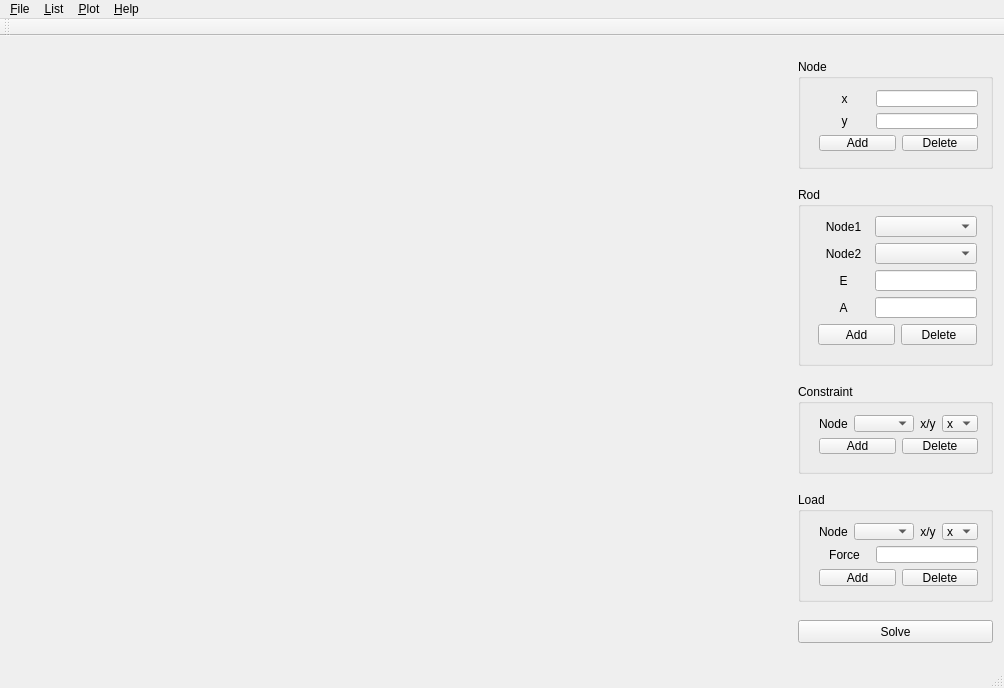
<?xml version="1.0" encoding="UTF-8"?>
<ui version="4.0">
 <class>MainWindow</class>
 <widget class="QMainWindow" name="MainWindow">
  <property name="geometry">
   <rect>
    <x>0</x>
    <y>0</y>
    <width>1000</width>
    <height>688</height>
   </rect>
  </property>
  <property name="windowTitle">
   <string>MainWindow</string>
  </property>
  <widget class="QWidget" name="centralWidget">
   <layout class="QGridLayout" name="gridLayout">
    <item row="0" column="1">
     <widget class="QGroupBox" name="NodeGB">
      <property name="sizePolicy">
       <sizepolicy hsizetype="Preferred" vsizetype="Preferred">
        <horstretch>1</horstretch>
        <verstretch>3</verstretch>
       </sizepolicy>
      </property>
      <property name="minimumSize">
       <size>
        <width>195</width>
        <height>110</height>
       </size>
      </property>
      <property name="maximumSize">
       <size>
        <width>195</width>
        <height>110</height>
       </size>
      </property>
      <property name="title">
       <string>Node</string>
      </property>
      <widget class="QWidget" name="layoutWidget">
       <property name="geometry">
        <rect>
         <x>10</x>
         <y>20</y>
         <width>181</width>
         <height>83</height>
        </rect>
       </property>
       <layout class="QVBoxLayout" name="verticalLayout">
        <item>
         <layout class="QHBoxLayout" name="horizontalLayout">
          <item>
           <widget class="QLabel" name="label">
            <property name="sizePolicy">
             <sizepolicy hsizetype="Preferred" vsizetype="Preferred">
              <horstretch>1</horstretch>
              <verstretch>0</verstretch>
             </sizepolicy>
            </property>
            <property name="text">
             <string>x</string>
            </property>
            <property name="alignment">
             <set>Qt::AlignCenter</set>
            </property>
           </widget>
          </item>
          <item>
           <widget class="QLineEdit" name="NodeXEdit">
            <property name="sizePolicy">
             <sizepolicy hsizetype="Expanding" vsizetype="Fixed">
              <horstretch>2</horstretch>
              <verstretch>0</verstretch>
             </sizepolicy>
            </property>
           </widget>
          </item>
         </layout>
        </item>
        <item>
         <layout class="QHBoxLayout" name="horizontalLayout_2">
          <item>
           <widget class="QLabel" name="label_2">
            <property name="sizePolicy">
             <sizepolicy hsizetype="Preferred" vsizetype="Preferred">
              <horstretch>1</horstretch>
              <verstretch>0</verstretch>
             </sizepolicy>
            </property>
            <property name="text">
             <string>y</string>
            </property>
            <property name="alignment">
             <set>Qt::AlignCenter</set>
            </property>
           </widget>
          </item>
          <item>
           <widget class="QLineEdit" name="NodeYEdit">
            <property name="sizePolicy">
             <sizepolicy hsizetype="Expanding" vsizetype="Fixed">
              <horstretch>2</horstretch>
              <verstretch>0</verstretch>
             </sizepolicy>
            </property>
           </widget>
          </item>
         </layout>
        </item>
        <item>
         <layout class="QHBoxLayout" name="horizontalLayout_3">
          <item>
           <widget class="QPushButton" name="NodeAddBtn">
            <property name="text">
             <string>Add</string>
            </property>
           </widget>
          </item>
          <item>
           <widget class="QPushButton" name="NodeDelBtn">
            <property name="text">
             <string>Delete</string>
            </property>
           </widget>
          </item>
         </layout>
        </item>
       </layout>
      </widget>
     </widget>
    </item>
    <item row="0" column="0" rowspan="5">
     <widget class="CanvasWidget" name="Canvas" native="true">
      <property name="sizePolicy">
       <sizepolicy hsizetype="Preferred" vsizetype="Preferred">
        <horstretch>4</horstretch>
        <verstretch>0</verstretch>
       </sizepolicy>
      </property>
      <property name="minimumSize">
       <size>
        <width>781</width>
        <height>536</height>
       </size>
      </property>
     </widget>
    </item>
    <item row="2" column="1">
     <widget class="QGroupBox" name="ConstraintGB">
      <property name="sizePolicy">
       <sizepolicy hsizetype="Preferred" vsizetype="Preferred">
        <horstretch>1</horstretch>
        <verstretch>2</verstretch>
       </sizepolicy>
      </property>
      <property name="minimumSize">
       <size>
        <width>195</width>
        <height>90</height>
       </size>
      </property>
      <property name="maximumSize">
       <size>
        <width>195</width>
        <height>90</height>
       </size>
      </property>
      <property name="title">
       <string>Constraint</string>
      </property>
      <widget class="QWidget" name="layoutWidget">
       <property name="geometry">
        <rect>
         <x>10</x>
         <y>20</y>
         <width>181</width>
         <height>61</height>
        </rect>
       </property>
       <layout class="QVBoxLayout" name="verticalLayout_3">
        <item>
         <layout class="QHBoxLayout" name="horizontalLayout_15">
          <item>
           <layout class="QHBoxLayout" name="horizontalLayout_14">
            <item>
             <widget class="QLabel" name="label_10">
              <property name="text">
               <string>Node</string>
              </property>
             </widget>
            </item>
            <item>
             <widget class="QComboBox" name="ConNodeCB">
              <property name="sizePolicy">
               <sizepolicy hsizetype="Preferred" vsizetype="Fixed">
                <horstretch>2</horstretch>
                <verstretch>0</verstretch>
               </sizepolicy>
              </property>
             </widget>
            </item>
           </layout>
          </item>
          <item>
           <layout class="QHBoxLayout" name="horizontalLayout_9">
            <item>
             <widget class="QLabel" name="label_7">
              <property name="sizePolicy">
               <sizepolicy hsizetype="Preferred" vsizetype="Preferred">
                <horstretch>0</horstretch>
                <verstretch>0</verstretch>
               </sizepolicy>
              </property>
              <property name="text">
               <string>x/y</string>
              </property>
              <property name="alignment">
               <set>Qt::AlignCenter</set>
              </property>
             </widget>
            </item>
            <item>
             <widget class="QComboBox" name="ConDirCB">
              <property name="sizePolicy">
               <sizepolicy hsizetype="Minimum" vsizetype="Fixed">
                <horstretch>0</horstretch>
                <verstretch>0</verstretch>
               </sizepolicy>
              </property>
              <property name="currentText">
               <string>x</string>
              </property>
              <property name="currentIndex">
               <number>0</number>
              </property>
              <item>
               <property name="text">
                <string>x</string>
               </property>
              </item>
              <item>
               <property name="text">
                <string>y</string>
               </property>
              </item>
             </widget>
            </item>
           </layout>
          </item>
         </layout>
        </item>
        <item>
         <layout class="QHBoxLayout" name="horizontalLayout_10">
          <item>
           <widget class="QPushButton" name="ConAddBtn">
            <property name="text">
             <string>Add</string>
            </property>
           </widget>
          </item>
          <item>
           <widget class="QPushButton" name="ConDelBtn">
            <property name="text">
             <string>Delete</string>
            </property>
           </widget>
          </item>
         </layout>
        </item>
       </layout>
      </widget>
     </widget>
    </item>
    <item row="1" column="1">
     <widget class="QGroupBox" name="RodGB">
      <property name="sizePolicy">
       <sizepolicy hsizetype="Preferred" vsizetype="Preferred">
        <horstretch>1</horstretch>
        <verstretch>4</verstretch>
       </sizepolicy>
      </property>
      <property name="minimumSize">
       <size>
        <width>195</width>
        <height>179</height>
       </size>
      </property>
      <property name="maximumSize">
       <size>
        <width>195</width>
        <height>179</height>
       </size>
      </property>
      <property name="title">
       <string>Rod</string>
      </property>
      <widget class="QWidget" name="layoutWidget">
       <property name="geometry">
        <rect>
         <x>9</x>
         <y>18</y>
         <width>181</width>
         <height>151</height>
        </rect>
       </property>
       <layout class="QVBoxLayout" name="verticalLayout_2">
        <item>
         <layout class="QHBoxLayout" name="horizontalLayout_4">
          <item>
           <widget class="QLabel" name="label_3">
            <property name="sizePolicy">
             <sizepolicy hsizetype="Preferred" vsizetype="Preferred">
              <horstretch>1</horstretch>
              <verstretch>0</verstretch>
             </sizepolicy>
            </property>
            <property name="text">
             <string>Node1</string>
            </property>
            <property name="alignment">
             <set>Qt::AlignCenter</set>
            </property>
           </widget>
          </item>
          <item>
           <widget class="QComboBox" name="RodNode1CB">
            <property name="sizePolicy">
             <sizepolicy hsizetype="Preferred" vsizetype="Fixed">
              <horstretch>2</horstretch>
              <verstretch>0</verstretch>
             </sizepolicy>
            </property>
           </widget>
          </item>
         </layout>
        </item>
        <item>
         <layout class="QHBoxLayout" name="horizontalLayout_5">
          <item>
           <widget class="QLabel" name="label_4">
            <property name="sizePolicy">
             <sizepolicy hsizetype="Preferred" vsizetype="Preferred">
              <horstretch>1</horstretch>
              <verstretch>0</verstretch>
             </sizepolicy>
            </property>
            <property name="text">
             <string>Node2</string>
            </property>
            <property name="alignment">
             <set>Qt::AlignCenter</set>
            </property>
           </widget>
          </item>
          <item>
           <widget class="QComboBox" name="RodNode2CB">
            <property name="sizePolicy">
             <sizepolicy hsizetype="Preferred" vsizetype="Fixed">
              <horstretch>2</horstretch>
              <verstretch>0</verstretch>
             </sizepolicy>
            </property>
           </widget>
          </item>
         </layout>
        </item>
        <item>
         <layout class="QHBoxLayout" name="horizontalLayout_6">
          <item>
           <widget class="QLabel" name="label_5">
            <property name="sizePolicy">
             <sizepolicy hsizetype="Preferred" vsizetype="Preferred">
              <horstretch>1</horstretch>
              <verstretch>0</verstretch>
             </sizepolicy>
            </property>
            <property name="text">
             <string>E</string>
            </property>
            <property name="alignment">
             <set>Qt::AlignCenter</set>
            </property>
           </widget>
          </item>
          <item>
           <widget class="QLineEdit" name="RodEEdit">
            <property name="sizePolicy">
             <sizepolicy hsizetype="Expanding" vsizetype="Fixed">
              <horstretch>2</horstretch>
              <verstretch>0</verstretch>
             </sizepolicy>
            </property>
           </widget>
          </item>
         </layout>
        </item>
        <item>
         <layout class="QHBoxLayout" name="horizontalLayout_7">
          <item>
           <widget class="QLabel" name="label_6">
            <property name="sizePolicy">
             <sizepolicy hsizetype="Preferred" vsizetype="Preferred">
              <horstretch>1</horstretch>
              <verstretch>0</verstretch>
             </sizepolicy>
            </property>
            <property name="text">
             <string>A</string>
            </property>
            <property name="alignment">
             <set>Qt::AlignCenter</set>
            </property>
           </widget>
          </item>
          <item>
           <widget class="QLineEdit" name="RodAEdit">
            <property name="sizePolicy">
             <sizepolicy hsizetype="Expanding" vsizetype="Fixed">
              <horstretch>2</horstretch>
              <verstretch>0</verstretch>
             </sizepolicy>
            </property>
           </widget>
          </item>
         </layout>
        </item>
        <item>
         <layout class="QHBoxLayout" name="horizontalLayout_8">
          <item>
           <widget class="QPushButton" name="RodAddBtn">
            <property name="text">
             <string>Add</string>
            </property>
           </widget>
          </item>
          <item>
           <widget class="QPushButton" name="RodDelBtn">
            <property name="text">
             <string>Delete</string>
            </property>
           </widget>
          </item>
         </layout>
        </item>
       </layout>
      </widget>
     </widget>
    </item>
    <item row="3" column="1">
     <widget class="QGroupBox" name="LoadGB">
      <property name="sizePolicy">
       <sizepolicy hsizetype="Preferred" vsizetype="Preferred">
        <horstretch>1</horstretch>
        <verstretch>3</verstretch>
       </sizepolicy>
      </property>
      <property name="minimumSize">
       <size>
        <width>195</width>
        <height>110</height>
       </size>
      </property>
      <property name="maximumSize">
       <size>
        <width>195</width>
        <height>110</height>
       </size>
      </property>
      <property name="layoutDirection">
       <enum>Qt::LeftToRight</enum>
      </property>
      <property name="title">
       <string>Load</string>
      </property>
      <property name="flat">
       <bool>false</bool>
      </property>
      <widget class="QWidget" name="layoutWidget">
       <property name="geometry">
        <rect>
         <x>10</x>
         <y>20</y>
         <width>181</width>
         <height>85</height>
        </rect>
       </property>
       <layout class="QVBoxLayout" name="verticalLayout_4">
        <item>
         <layout class="QHBoxLayout" name="horizontalLayout_17">
          <item>
           <layout class="QHBoxLayout" name="horizontalLayout_16">
            <item>
             <widget class="QLabel" name="label_11">
              <property name="text">
               <string>Node</string>
              </property>
             </widget>
            </item>
            <item>
             <widget class="QComboBox" name="LoadNodeCB">
              <property name="sizePolicy">
               <sizepolicy hsizetype="Preferred" vsizetype="Fixed">
                <horstretch>2</horstretch>
                <verstretch>0</verstretch>
               </sizepolicy>
              </property>
             </widget>
            </item>
           </layout>
          </item>
          <item>
           <layout class="QHBoxLayout" name="horizontalLayout_11">
            <item>
             <widget class="QLabel" name="label_8">
              <property name="sizePolicy">
               <sizepolicy hsizetype="Preferred" vsizetype="Preferred">
                <horstretch>1</horstretch>
                <verstretch>0</verstretch>
               </sizepolicy>
              </property>
              <property name="text">
               <string>x/y</string>
              </property>
              <property name="alignment">
               <set>Qt::AlignCenter</set>
              </property>
             </widget>
            </item>
            <item>
             <widget class="QComboBox" name="LoadDirCB">
              <property name="sizePolicy">
               <sizepolicy hsizetype="Preferred" vsizetype="Fixed">
                <horstretch>0</horstretch>
                <verstretch>0</verstretch>
               </sizepolicy>
              </property>
              <item>
               <property name="text">
                <string>x</string>
               </property>
              </item>
              <item>
               <property name="text">
                <string>y</string>
               </property>
              </item>
             </widget>
            </item>
           </layout>
          </item>
         </layout>
        </item>
        <item>
         <layout class="QHBoxLayout" name="horizontalLayout_12">
          <item>
           <widget class="QLabel" name="label_9">
            <property name="sizePolicy">
             <sizepolicy hsizetype="Preferred" vsizetype="Preferred">
              <horstretch>1</horstretch>
              <verstretch>0</verstretch>
             </sizepolicy>
            </property>
            <property name="text">
             <string>Force</string>
            </property>
            <property name="alignment">
             <set>Qt::AlignCenter</set>
            </property>
           </widget>
          </item>
          <item>
           <widget class="QLineEdit" name="LoadForceEdit">
            <property name="sizePolicy">
             <sizepolicy hsizetype="Expanding" vsizetype="Fixed">
              <horstretch>2</horstretch>
              <verstretch>0</verstretch>
             </sizepolicy>
            </property>
           </widget>
          </item>
         </layout>
        </item>
        <item>
         <layout class="QHBoxLayout" name="horizontalLayout_13">
          <item>
           <widget class="QPushButton" name="LoadAddBtn">
            <property name="text">
             <string>Add</string>
            </property>
           </widget>
          </item>
          <item>
           <widget class="QPushButton" name="LoadDelBtn">
            <property name="text">
             <string>Delete</string>
            </property>
           </widget>
          </item>
         </layout>
        </item>
       </layout>
      </widget>
     </widget>
    </item>
    <item row="4" column="1">
     <widget class="QPushButton" name="SolveBtn">
      <property name="sizePolicy">
       <sizepolicy hsizetype="Preferred" vsizetype="Preferred">
        <horstretch>1</horstretch>
        <verstretch>0</verstretch>
       </sizepolicy>
      </property>
      <property name="minimumSize">
       <size>
        <width>195</width>
        <height>23</height>
       </size>
      </property>
      <property name="maximumSize">
       <size>
        <width>195</width>
        <height>23</height>
       </size>
      </property>
      <property name="text">
       <string>Solve</string>
      </property>
     </widget>
    </item>
   </layout>
  </widget>
  <widget class="QMenuBar" name="menuBar">
   <property name="geometry">
    <rect>
     <x>0</x>
     <y>0</y>
     <width>1000</width>
     <height>23</height>
    </rect>
   </property>
   <widget class="QMenu" name="FileMenu">
    <property name="title">
     <string>&amp;File</string>
    </property>
    <addaction name="NewAction"/>
    <addaction name="OpenAction"/>
    <addaction name="SaveAction"/>
    <addaction name="SaveAsAction"/>
    <addaction name="separator"/>
    <addaction name="ExitAction"/>
   </widget>
   <widget class="QMenu" name="ListMenu">
    <property name="title">
     <string>&amp;List</string>
    </property>
    <widget class="QMenu" name="ListResultMenu">
     <property name="title">
      <string>&amp;Result</string>
     </property>
     <addaction name="ListNodeResultAction"/>
     <addaction name="ListRodResultAction"/>
     <addaction name="ListConstraintResultAction"/>
    </widget>
    <addaction name="NodesListAction"/>
    <addaction name="RodsListAction"/>
    <addaction name="ConstraintsListAction"/>
    <addaction name="LoadsListAction"/>
    <addaction name="separator"/>
    <addaction name="ListResultMenu"/>
   </widget>
   <widget class="QMenu" name="HelpMenu">
    <property name="title">
     <string>&amp;Help</string>
    </property>
    <addaction name="AboutAction"/>
    <addaction name="AboutQtAction"/>
   </widget>
   <widget class="QMenu" name="PlotMenu">
    <property name="enabled">
     <bool>true</bool>
    </property>
    <property name="title">
     <string>&amp;Plot</string>
    </property>
    <widget class="QMenu" name="PlotResultMenu">
     <property name="title">
      <string>&amp;Results</string>
     </property>
     <addaction name="DeformedShapeAction"/>
     <addaction name="RodInformationAction"/>
     <addaction name="ConstraintForcesAction"/>
    </widget>
    <widget class="QMenu" name="menuUser_Defined_Shapes">
     <property name="title">
      <string>User &amp;Defined Shapes</string>
     </property>
     <addaction name="PlotDefinedAction"/>
     <addaction name="ShowNodesAction"/>
     <addaction name="ShowRodsAction"/>
     <addaction name="ShowConstraintsAction"/>
     <addaction name="ShowLoadsAction"/>
     <addaction name="ShowResetAction"/>
    </widget>
    <addaction name="FitAction"/>
    <addaction name="ShowLabelsAction"/>
    <addaction name="ShowAxisAction"/>
    <addaction name="separator"/>
    <addaction name="menuUser_Defined_Shapes"/>
    <addaction name="separator"/>
    <addaction name="PlotResultMenu"/>
   </widget>
   <addaction name="FileMenu"/>
   <addaction name="ListMenu"/>
   <addaction name="PlotMenu"/>
   <addaction name="HelpMenu"/>
  </widget>
  <widget class="QToolBar" name="mainToolBar">
   <attribute name="toolBarArea">
    <enum>TopToolBarArea</enum>
   </attribute>
   <attribute name="toolBarBreak">
    <bool>false</bool>
   </attribute>
  </widget>
  <widget class="QStatusBar" name="statusBar"/>
  <action name="NewAction">
   <property name="text">
    <string>&amp;New</string>
   </property>
   <property name="shortcut">
    <string>Ctrl+N</string>
   </property>
  </action>
  <action name="OpenAction">
   <property name="text">
    <string>&amp;Open</string>
   </property>
   <property name="shortcut">
    <string>Ctrl+O</string>
   </property>
  </action>
  <action name="SaveAction">
   <property name="text">
    <string>&amp;Save</string>
   </property>
   <property name="shortcut">
    <string>Ctrl+S</string>
   </property>
  </action>
  <action name="ExitAction">
   <property name="text">
    <string>E&amp;xit</string>
   </property>
   <property name="shortcut">
    <string>Ctrl+Q</string>
   </property>
  </action>
  <action name="FitAction">
   <property name="text">
    <string>&amp;Fit View</string>
   </property>
  </action>
  <action name="ShowAxisAction">
   <property name="checkable">
    <bool>true</bool>
   </property>
   <property name="checked">
    <bool>true</bool>
   </property>
   <property name="text">
    <string>Show &amp;Axis</string>
   </property>
  </action>
  <action name="ShowLabelsAction">
   <property name="checkable">
    <bool>true</bool>
   </property>
   <property name="checked">
    <bool>true</bool>
   </property>
   <property name="text">
    <string>Show &amp;Labels</string>
   </property>
  </action>
  <action name="SaveAsAction">
   <property name="text">
    <string>Save &amp;As</string>
   </property>
   <property name="shortcut">
    <string>Ctrl+Shift+S</string>
   </property>
  </action>
  <action name="AboutAction">
   <property name="text">
    <string>&amp;About</string>
   </property>
  </action>
  <action name="AboutQtAction">
   <property name="text">
    <string>About &amp;Qt</string>
   </property>
  </action>
  <action name="actionShow_Nodes">
   <property name="text">
    <string>Show Nodes</string>
   </property>
  </action>
  <action name="actionShow_Rods">
   <property name="text">
    <string>Show Rods</string>
   </property>
  </action>
  <action name="ShowNodesAction">
   <property name="checkable">
    <bool>true</bool>
   </property>
   <property name="checked">
    <bool>true</bool>
   </property>
   <property name="text">
    <string>Plot &amp;Nodes</string>
   </property>
  </action>
  <action name="ShowRodsAction">
   <property name="checkable">
    <bool>true</bool>
   </property>
   <property name="checked">
    <bool>true</bool>
   </property>
   <property name="text">
    <string>Plot &amp;Rods</string>
   </property>
  </action>
  <action name="ShowConstraintsAction">
   <property name="checkable">
    <bool>true</bool>
   </property>
   <property name="checked">
    <bool>true</bool>
   </property>
   <property name="text">
    <string>Plot &amp;Constraints</string>
   </property>
  </action>
  <action name="ShowLoadsAction">
   <property name="checkable">
    <bool>true</bool>
   </property>
   <property name="checked">
    <bool>true</bool>
   </property>
   <property name="text">
    <string>Plot &amp;Loads</string>
   </property>
  </action>
  <action name="ShowResetAction">
   <property name="text">
    <string>&amp;Reset</string>
   </property>
  </action>
  <action name="RodInformationAction">
   <property name="enabled">
    <bool>false</bool>
   </property>
   <property name="text">
    <string>&amp;Rod Information</string>
   </property>
  </action>
  <action name="DeformedShapeAction">
   <property name="enabled">
    <bool>false</bool>
   </property>
   <property name="text">
    <string>&amp;Deformed Shape</string>
   </property>
  </action>
  <action name="ConstraintForcesAction">
   <property name="enabled">
    <bool>false</bool>
   </property>
   <property name="text">
    <string>&amp;Constraint Forces</string>
   </property>
  </action>
  <action name="ShowConsoleAction">
   <property name="checkable">
    <bool>true</bool>
   </property>
   <property name="checked">
    <bool>false</bool>
   </property>
   <property name="text">
    <string>Show &amp;Console</string>
   </property>
  </action>
  <action name="PlotDefinedAction">
   <property name="text">
    <string>&amp;Plot</string>
   </property>
  </action>
  <action name="NodesListAction">
   <property name="text">
    <string>&amp;Nodes</string>
   </property>
  </action>
  <action name="RodsListAction">
   <property name="text">
    <string>&amp;Rods</string>
   </property>
  </action>
  <action name="ConstraintsListAction">
   <property name="text">
    <string>&amp;Constraints</string>
   </property>
  </action>
  <action name="LoadsListAction">
   <property name="text">
    <string>&amp;Loads</string>
   </property>
  </action>
  <action name="ListNodeResultAction">
   <property name="enabled">
    <bool>false</bool>
   </property>
   <property name="text">
    <string>&amp;Nodes Displacement</string>
   </property>
  </action>
  <action name="ListRodResultAction">
   <property name="enabled">
    <bool>false</bool>
   </property>
   <property name="text">
    <string>&amp;Rods Information</string>
   </property>
  </action>
  <action name="ListConstraintResultAction">
   <property name="enabled">
    <bool>false</bool>
   </property>
   <property name="text">
    <string>&amp;Constraint Forces</string>
   </property>
  </action>
 </widget>
 <layoutdefault spacing="6" margin="11"/>
 <customwidgets>
  <customwidget>
   <class>CanvasWidget</class>
   <extends>QWidget</extends>
   <header>canvaswidget.h</header>
   <container>1</container>
  </customwidget>
 </customwidgets>
 <resources/>
 <connections>
  <connection>
   <sender>ExitAction</sender>
   <signal>triggered()</signal>
   <receiver>MainWindow</receiver>
   <slot>close()</slot>
   <hints>
    <hint type="sourcelabel">
     <x>-1</x>
     <y>-1</y>
    </hint>
    <hint type="destinationlabel">
     <x>499</x>
     <y>399</y>
    </hint>
   </hints>
  </connection>
 </connections>
</ui>
